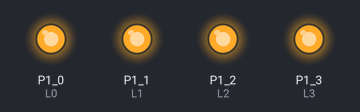
Bench run of a sketch on a simulated TI MSP430 LaunchPad. Shown: output pins drawn as LEDs (lit = HIGH).

Above: at 0.2 s.
At 1.7 s:
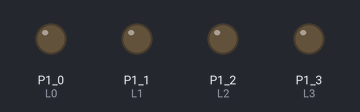
Timing chart, 0 to 3.0 s (numbered marks = the images above):
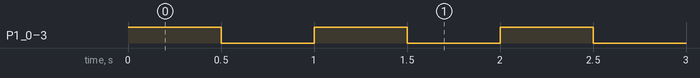

The sketch:

SerialLED.ino
```cpp
#define L0 P1_0
#define L1 P1_1
#define L2 P1_2
#define L3 P1_3

void setup() {
  // put your setup code here, to run once:
  pinMode (L0, OUTPUT);
  pinMode (L1, OUTPUT);
  pinMode (L2, OUTPUT);
  pinMode (L3, OUTPUT);
}

void loop() {
  // put your main code here, to run repeatedly:
  digitalWrite(L0, 1);
  digitalWrite(L1, true);
  digitalWrite(L2, HIGH);
  digitalWrite(L3, HIGH);
  delay(500);
   digitalWrite(L0, 0);
  digitalWrite(L1, false);
  digitalWrite(L2, LOW);
  digitalWrite(L3, LOW);
  delay(500);


}
```

Measured:
- by itself, P1_0 (L0), P1_1 (L1), P1_2 (L2), P1_3 (L3): alternates HIGH for 0.50 s and LOW for 0.50 s
